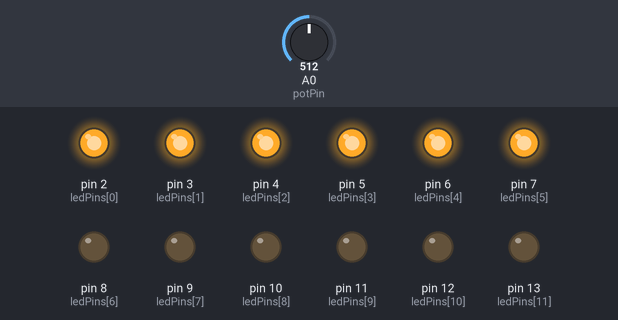
Bench run of a sketch on a simulated Arduino Uno, built with avr-gcc and run on an emulated ATmega328P. Shown: output pins drawn as LEDs (lit = HIGH). The test bench sets the inputs (shaded band); at power-on: A0 (potPin) = 512.

Above: at 1.2 s.
1.3 s: A0 (potPin) set to 587
2.8 s: A0 (potPin) set to 610
At 4.0 s:
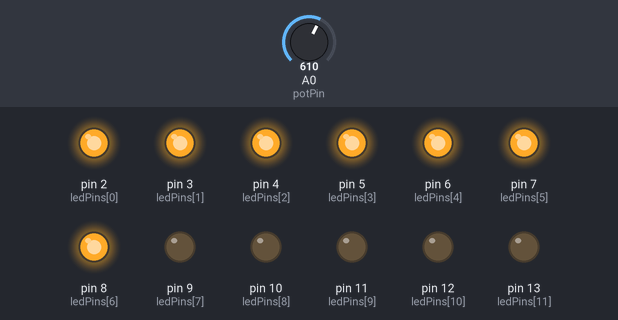
4.3 s: A0 (potPin) set to 511
At 5.3 s:
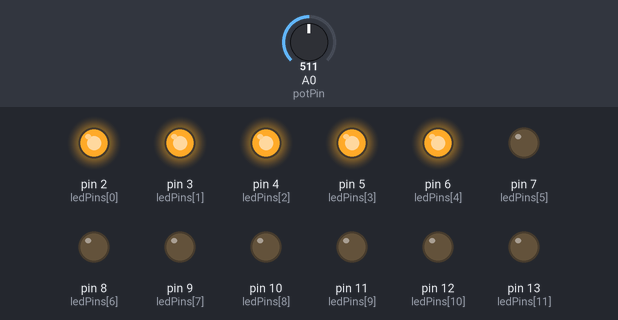
5.8 s: A0 (potPin) set to 445
7.3 s: A0 (potPin) set to 408
At 7.8 s:
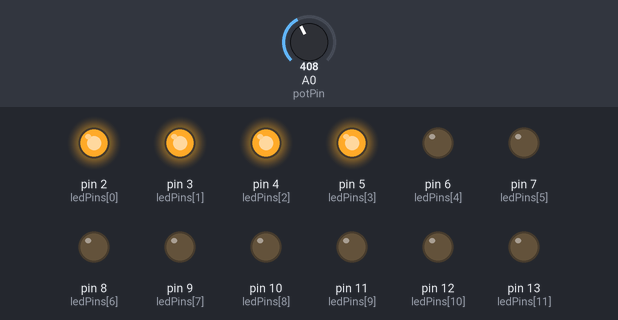
Timing chart, 0 to 9.8 s (numbered marks = the images above; inputs shaded):
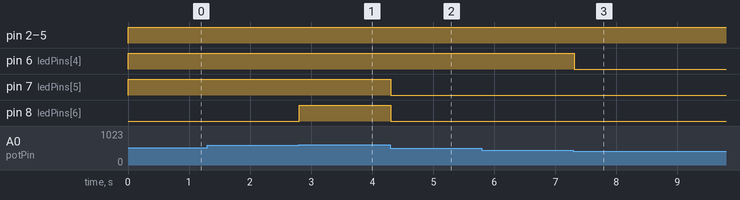

The sketch:

exercise_1.ino
```cpp
const int numLEDS = 12;
const int potPin = A0;
const int ledPins[numLEDS] = {2, 3, 4, 5, 6, 7, 8, 9, 10, 11, 12, 13};

void setup() {
  for (int i=0; i<numLEDS; i++) {
    pinMode(ledPins[i], OUTPUT);
  }
}

void loop() {
  int sensor1 = analogRead(potPin);
  int numLitLEDs = map(sensor1, 0, 1023, 0, numLEDS);
  for (int i=0; i<numLEDS; i++) {
    if (i < numLitLEDs) {
      digitalWrite(ledPins[i], HIGH);
    } else {
      digitalWrite(ledPins[i], LOW);
    }
  }

  delay(100);
}
```

Measured:
- the behaviour switches between 596 and 597 on A0 (potPin) (found by bisection; images 0 and 1)
- the behaviour switches between 427 and 426 on A0 (potPin) (found by bisection; images 2 and 3)
- after the input at 1.3 s, every drawn part: stays the same
- after the input at 2.8 s, pin 8 (ledPins[6]): LOW → HIGH at once
- after the input at 4.3 s, pin 7 (ledPins[5]), pin 8 (ledPins[6]): HIGH → LOW at once
- after the input at 5.8 s, every drawn part: stays the same
- after the input at 7.3 s, pin 6 (ledPins[4]): HIGH → LOW at once
